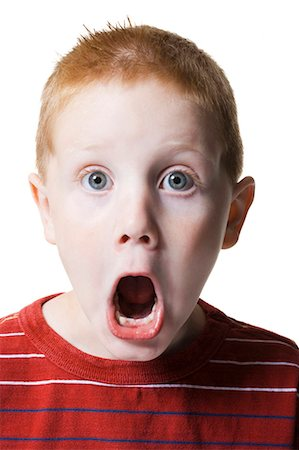
#> input picture Histogram of Gradients (hog feature)/face2.jpg, 299 x 450 px, found by its file name
$ jupyter execute hog_feature.ipynb
#> lines starting #> are read from the running program, lines starting #| are printed output that depends on the picture
[cell 1]
from skimage.io import imread, imshow
from skimage.feature import hog
from skimage import exposure

[cell 2]
img = imread("/content/face2.jpg")
#> img is the input picture: shape (450, 299, 3); mean R, G, B 188.2, 153.6, 149.4
imshow(img)
if img.shape[2] == 4:
  img = img[:,:,:3]


hogfv, hog_image = hog(img, orientations=9, pixels_per_cell=(16, 16),
                      cells_per_block=(2, 2), visualize=True, channel_axis=-1)
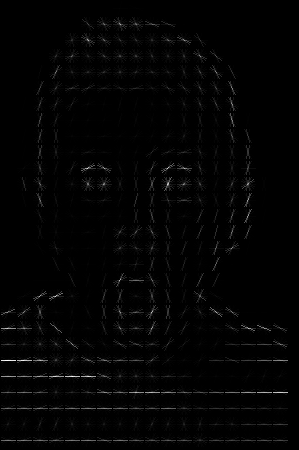
#> hog_image: shape (450, 299) float64; min 0, max 60.12, mean 0.8; drawn with min black and max white
#> hogfv = 16524 values, max 1 at index 101, min 0 at index 0, mean 0.11
hog_image_rescaled = exposure.rescale_intensity(hog_image, in_range = (0,5))
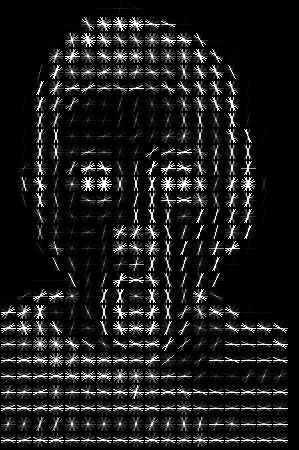
#> hog_image_rescaled: shape (450, 299) float64; min 0, max 1, mean 0.105

imshow(hog_image_rescaled)
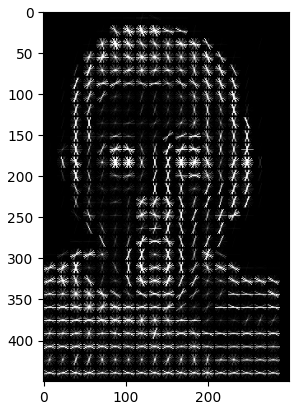
#> figure drawn by matplotlib, 1 panel

$ run again, with Histogram of Gradients (hog feature)/face.jpg copied over Histogram of Gradients (hog feature)/face2.jpg
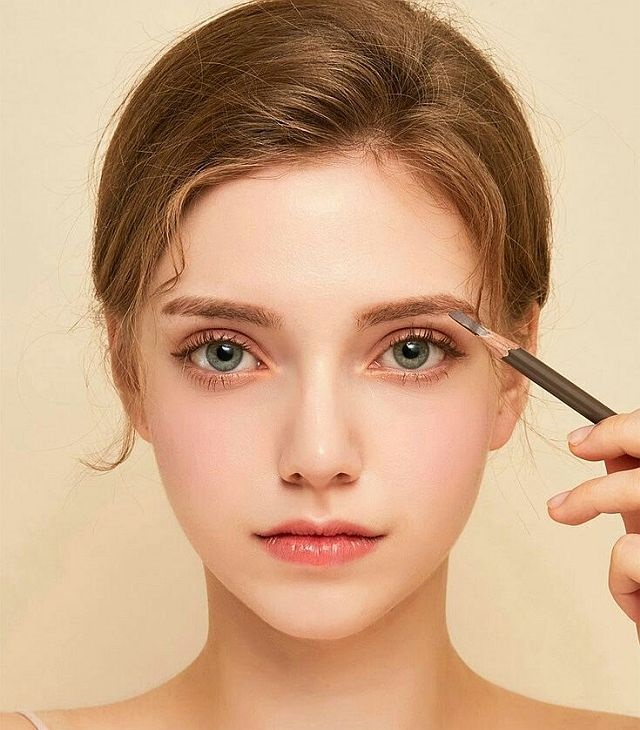
#> input picture Histogram of Gradients (hog feature)/face.jpg, 640 x 730 px, found by its file name
#> img is the input picture: shape (730, 640, 3); mean R, G, B 204.3, 165.8, 132.9
#> `hog_image_rescaled = exposure.rescale_intensity(hog_image, in_range = ..`:
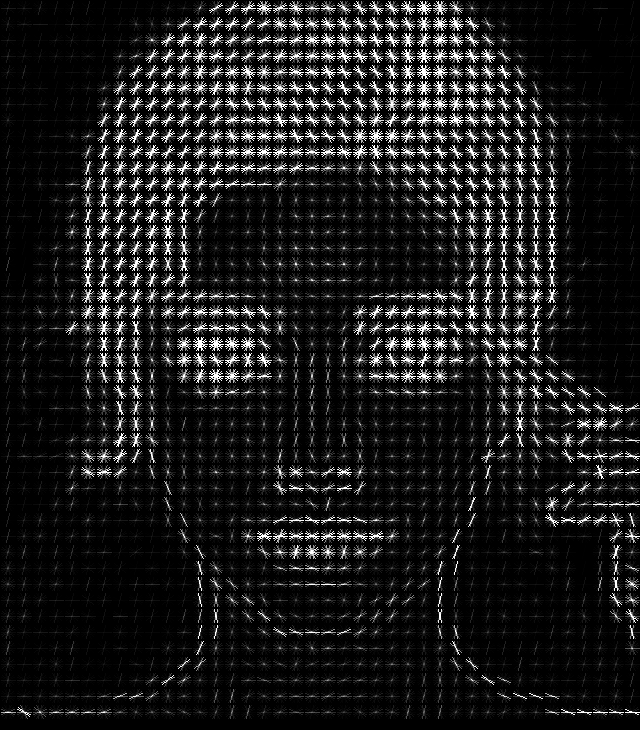
#> hog_image_rescaled: shape (730, 640) float64; min 0, max 1, mean 0.11
#> `[cell 2] img = imread("/content/face2.jpg") imshow(img) if img.shape[2..`:
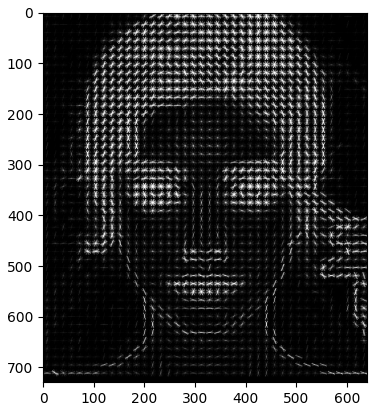
#> figure drawn by matplotlib, 1 panel
